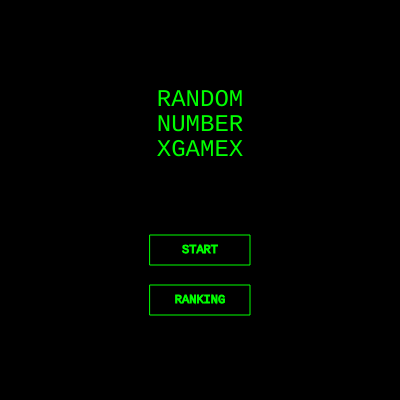
Frame 1 (no input)
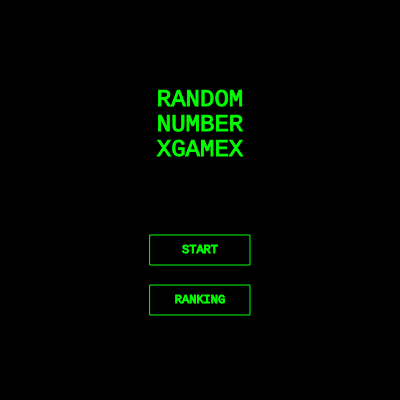
Frame 60 (no input)
Frame 120 (the mouse pressed at the canvas centre since frame 60): identical to frame 60, image omitted

The p5.js sketch that drew these frames (run headless with seeded random() and noise() and a simulated clock; from frame 60 on, the mouse is pressed at the canvas centre):

// p5.js sketch
// ── sketch.js
let scoreBoard;

let btn_start;
let btn_ranking;
let btn_stop;
let btn_main;
let btn_next;

let stage;
let score;

let cnv;
let input_name;

function setup() {
  cnv = createCanvas(400, 400);
  textFont("Courier");
  scoreBoard = new ScoreBoard();
  stage = "MAIN";
  btn_start = new Button("START", width / 2, 250, 100, 30, goGameStart);
  btn_ranking = new Button("RANKING", width / 2, 300, 100, 30, goRanking);
  btn_stop = new Button("STOP", width / 2, 300, 100, 30, gameEnd);
  btn_main = new Button("GO TO MAIN", width / 2, 300, 100, 30, goMain);
  btn_next = new Button("NEXT", width / 2, 300, 100, 30, addRank);

  setup_input_name();
}

function draw() {
  if (stage == "MAIN") {
    draw_main();
    return;
  }
  if (stage == "GAME_START") {
    draw_game_start();
    return;
  }
  if (stage == "GAME_END") {
    draw_game_end();
    return;
  }
  if (stage == "NEW_SCORE") {
    draw_new_score();
    return;
  }
  if (stage == "RANKING") {
    draw_ranking();
    return;
  }
}

function mousePressed() {
  if (stage == "MAIN") {
    btn_start.mousePressed();
    btn_ranking.mousePressed();
    return;
  }
  if (stage == "GAME_START") {
    btn_stop.mousePressed();
    return;
  }
  if (stage == "GAME_END") {
    btn_main.mousePressed();
    return;
  }
  if (stage == "NEW_SCORE") {
    btn_next.mousePressed();
    return;
  }
  if (stage == "RANKING") {
    btn_main.mousePressed();
    return;
  }
}

// DRAW FUNCTIONS

function draw_main() {
  background(0);
  drawThreeLineMsg(["RANDOM", "NUMBER", "GAME"]);
  btn_start.draw();
  btn_ranking.draw();
}

function draw_game_start() {
  background(0);
  drawThreeLineMsg(["PICK", "RANDOM", "NUMBER"]);
  score = int(random(100));
  text(score, width / 2, height / 2);
  btn_stop.draw();
}
function draw_game_end() {
  background(0);
  drawThreeLineMsg(["GAME", "", "OVER"]);
  text(score, width / 2, height / 2);
  btn_main.draw();
}
function draw_new_score() {
  background(0);
  drawThreeLineMsg(["NEW", "HIGH", "SCORE"]);
  text(score, width / 2, height / 2);
  btn_next.draw();
}
function draw_ranking() {
  background(0);
  drawThreeLineMsg(["HIGH", "", "SCORES"]);
  scoreBoard.draw();
  btn_main.draw();
}

function drawThreeLineMsg(msgs) {
  fill(0, 255, 0);
  textAlign(CENTER, CENTER);
  textSize(24);
  text(padStr(msgs[0]), width / 2, 100);
  text(padStr(msgs[1]), width / 2, 125);
  text(padStr(msgs[2]), width / 2, 150);
}
function padStr(msg) {
  if (msg.length == 5) {
    return `${msg}X`;
  }
  if (msg.length == 4) {
    return `X${msg}X`;
  }
  if (msg.length == 3) {
    return `X${msg}XX`;
  }
  if (msg.length == 2) {
    return `XX${msg}XX`;
  }
  if (msg.length == 1) {
    return `XX${msg}XXX`;
  }
  if (msg.length == 0) {
    return `XXXXXX`;
  }
  return msg;
}

// BUTTON ON_CLICK FUNCTIONS

function goGameStart() {
  stage = "GAME_START";
}
function goRanking() {
  stage = "RANKING";
}
function goMain() {
  stage = "MAIN";
}
function gameEnd() {
  if (scoreBoard.isNewRank(score)) {
    stage = "NEW_SCORE";
    input_name.value("");
    input_name.show();
    return;
  }
  stage = "GAME_END";
}
function addRank() {
  if (input_name.value().length > 0) {
    stage = "RANKING";
    scoreBoard.addRank(input_name.value(), score);
    input_name.hide();
  }
}

// CLASSES

class ScoreBoard {
  constructor() {
    this.scores = [];
    for (let i = 0; i < 5; i++) {
      this.scores.push({ name: "________", score: 0 });
    }
  }
  draw() {
    for (let i = 0; i < 5; i++) {
      let rank = i + 1;
      let rank_name = this.scores[i].name;
      let rank_name_str = rank_name.padEnd(8, "_");
      let rank_score = this.scores[i].score;
      let rank_score_str = nf(rank_score, 2);
      fill(0, 255, 0);
      textAlign(CENTER, CENTER);
      textSize(12);
      let rank_text = `${rank}. ${rank_name_str} ${rank_score_str}`;
      text(rank_text, width / 2, 180 + 20 * i);
    }
  }
  isNewRank(new_score) {
    let lastScore = this.scores[this.scores.length - 1].score;
    return new_score > lastScore;
  }
  addRank(new_name, new_score) {
    this.scores.push({ name: new_name, score: new_score });
    this.scores.sort((a, b) => a.score - b.score).reverse();
    this.scores = this.scores.slice(0, 5);
  }
}

class Button {
  constructor(text, x, y, w, h, onClick) {
    this.text = text;
    this.x = x;
    this.y = y;
    this.w = w;
    this.h = h;
    this.onClick = onClick;
  }
  draw() {
    stroke(0, 255, 0);
    fill(0);
    if (this.isMouseOn()) {
      fill(0, 255, 0, 50);
    }
    rect(this.x - this.w / 2, this.y - this.h / 2, this.w, this.h);
    textSize(12);
    textAlign(CENTER, CENTER);
    fill(0, 255, 0);
    text(this.text, this.x, this.y);
  }
  isMouseOn() {
    let xIn = mouseX > this.x - this.w / 2 && mouseX < this.x + this.w / 2;
    let yIn = mouseY > this.y - this.h / 2 && mouseY < this.y + this.h / 2;
    return xIn && yIn;
  }
  mousePressed() {
    if (this.isMouseOn()) {
      this.onClick();
    }
  }
}

// SETUP INPUT_NAME
function setup_input_name() {
  let cnvRect = cnv.elt.getBoundingClientRect();

  input_name = createInput("");
  input_name.position(cnvRect.x + width / 2 - 53, cnvRect.y + height / 2 + 40);
  input_name.size(100);
  input_name.elt.setAttribute("placeholder", "Input Your Name");
  input_name.elt.setAttribute("maxlength", "8");
  input_name.elt.style.backgroundColor = "black";
  input_name.elt.style.border = "1px solid rgb(0, 255, 0)";
  input_name.elt.style.color = "rgb(0, 255, 0)";
  input_name.elt.style.outlineColor = "rgb(0, 255, 0)";
  input_name.hide();
}
